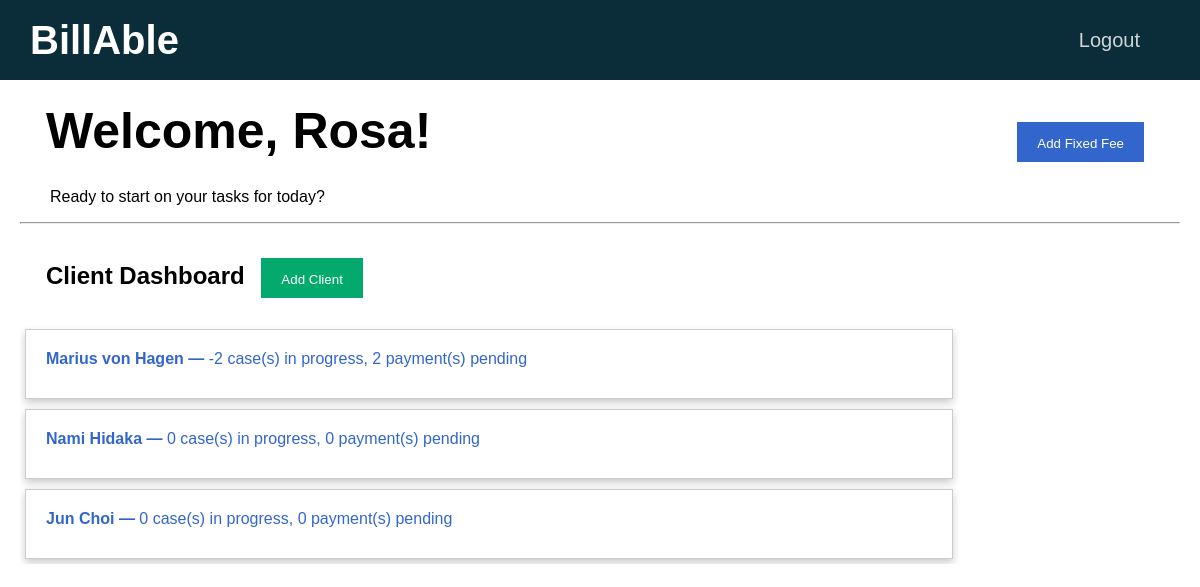
The app's page /home (signed in), older data.
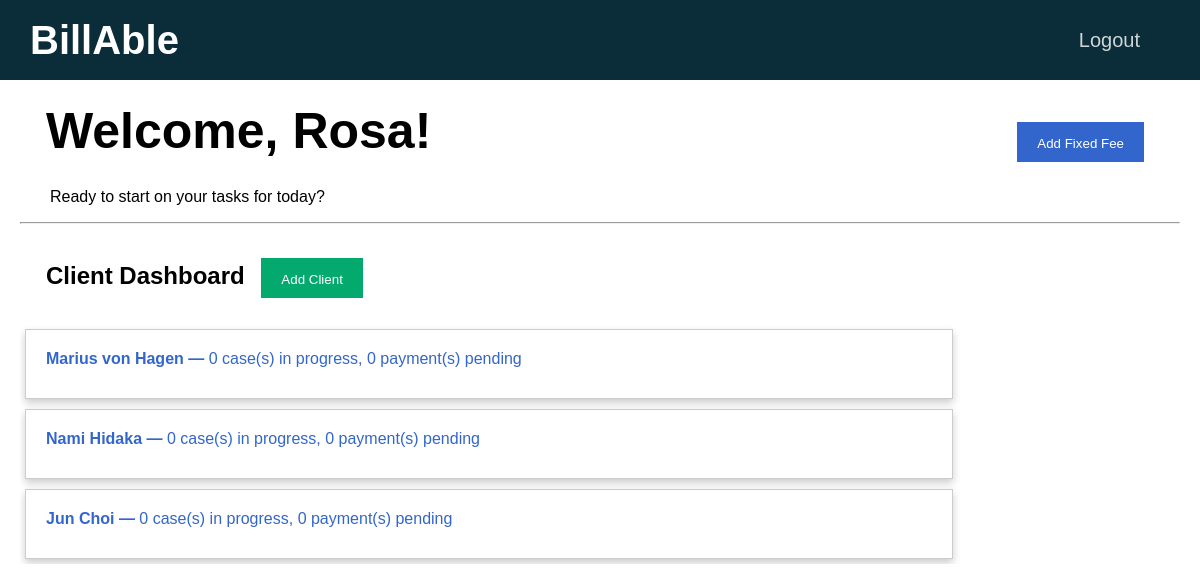
The same page, newer data.
### tables this page shows
CREATE TABLE users (id INTEGER PRIMARY KEY AUTOINCREMENT NOT NULL, name TEXT NOT NULL, email TEXT NOT NULL, hash BLOB NOT NULL, rate NUMERIC NOT NULL DEFAULT (0), firm INTEGER NOT NULL DEFAULT 1);

CREATE TABLE clients(id INTEGER PRIMARY KEY AUTOINCREMENT NOT NULL, name TEXT NOT NULL, email TEXT NOT NULL, in_progress INTEGER NOT NULL DEFAULT 0, payment_pending INTEGER NOT NULL DEFAULT 0, payment_received INTEGER NOT NULL DEFAULT 0, firm INTEGER NOT NULL DEFAULT 1);

### app.py (the view)
@app.route("/home", methods=["GET", "POST"])
@login_required
def home():
    id = session["user_id"]
    connection = sqlite3.connect("database.db")
    connection.row_factory = sqlite3.Row
    cursor = connection.cursor()
    user = cursor.execute("SELECT name FROM users WHERE id = ?", [id]).fetchone()
    name = user["name"]
    clients = []
    rows = cursor.execute("SELECT * FROM users_clients WHERE user_id = ?", [id]).fetchall()
    for row in rows:
        client_id = row["client_id"]
        client_info = cursor.execute("SELECT * FROM clients WHERE id = ?", [client_id]).fetchone()
        client = {}
        client["name"] = client_info["name"]
        client["id"] = client_info["id"]
        client["in_progress"] = client_info["in_progress"]
        client["payment_pending"] = client_info["payment_pending"]
        client["payment_received"] = client_info["payment_received"]
        clients.append(client)
    connection.close()
    return render_template("home.html", name=name, clients=clients)

### helpers.py (called while the page is built)
def login_required(f):
    @wraps(f)
    def decorated_function(*args, **kwargs):
        if session.get("user_id") is None:
            return redirect("/login")
        return f(*args, **kwargs)
    return decorated_function

### templates/home.html (shortened to what this page needs)
{% extends "layout.html" %}
{% block main %}
    <h2 class="container page-header">
        Welcome, {{ name }}!
        <span style="float: right;">
            <button type="button" class="option-button primarybtn" id="newFixedFeeModalOpen">
                Add Fixed Fee
            </button>
        </span>
    </h2>
    <p class="tagline">Ready to start on your tasks for today?</p>
    <hr>
    <div class="dashboard">
        <h2 class="container">Client Dashboard
            <span>
                <button type="button" class="option-button successbtn" id="addClientModalOpen">
                    Add Client
                </button>
            </span>
        </h2>
        {% for client in clients %}
        <a href="{{ url_for('client', id=client['id']) }}" class="stretched-link">
            <div class="card">
                <b>{{ client["name"] }} &mdash;</b>
                {{ client["in_progress"] }} case(s) in progress,
                {{ client["payment_pending"] }} payment(s) pending
            </div>
        </a>
        {% endfor %}
    </div>
{% endblock %}

### templates/layout.html (shortened to what this page needs)
<!DOCTYPE html>
<html lang="en">
    <head>
        <link rel="stylesheet" href="{{ url_for('static', filename='styles.css') }}">
    </head>
    <body>
        <nav>
            <div>
                <a href="{{ url_for('home') }}" class="nav-logo nav-item">BillAble</a>
                {% if session["user_id"] %}
                    <a href="/logout" class="nav-item nav-link">Logout</a>
                {% endif %}
            </div>
        </nav>
        <main>
            {% block main %}
            {% endblock %}
        </main>
    </body>
</html>

### static/styles.css (style rules this page uses)
body { font-family: Arial, Helvetica, sans-serif; margin: 0; }
main { margin-left: 20px; margin-right: 20px; }
button { border: none; }
nav { background-color: #0b2d39; color: #fff; width: 100%; height: 80px; }
a { color: #3366cc; text-decoration: none }
.nav-logo { font-size: 40px; font-weight: bold; padding-left: 30px; line-height: 80px; }
.nav-item { color: #fff; list-style: none; }
.nav-link { font-size: 20px; line-height: 80px; float: right; margin-right: 60px; opacity: 0.8; }
.page-header { font-size: 50px; line-height: 50px; }
.tagline { margin-left: 30px; }
.option-button { color: white; padding: 14px 20px; height: 40px; margin-left: 10px; margin-right: 10px; cursor: pointer; }
.dashboard { height: 60%; overflow-y: auto; }
.card { width: 80%; height: 70px; padding: 20px; margin: 5px; display: inline-block; align-items: center; border: 1px solid #ccc; box-sizing: border-box; box-shadow: 0 4px 8px 0 rgba(0,0,0,0.2); transition: 0.3s; }
.stretched-link { height: 100%; }
.successbtn { background-color: #04AA6D; }
.primarybtn { background-color: #3366cc; }
.container { margin: 10px; padding: 16px; align-items: center; }

Row changes from the older to the newer data that the page shows:
changed clients "Marius von Hagen": in_progress "-2" → "0"; payment_pending "2" → "0"
